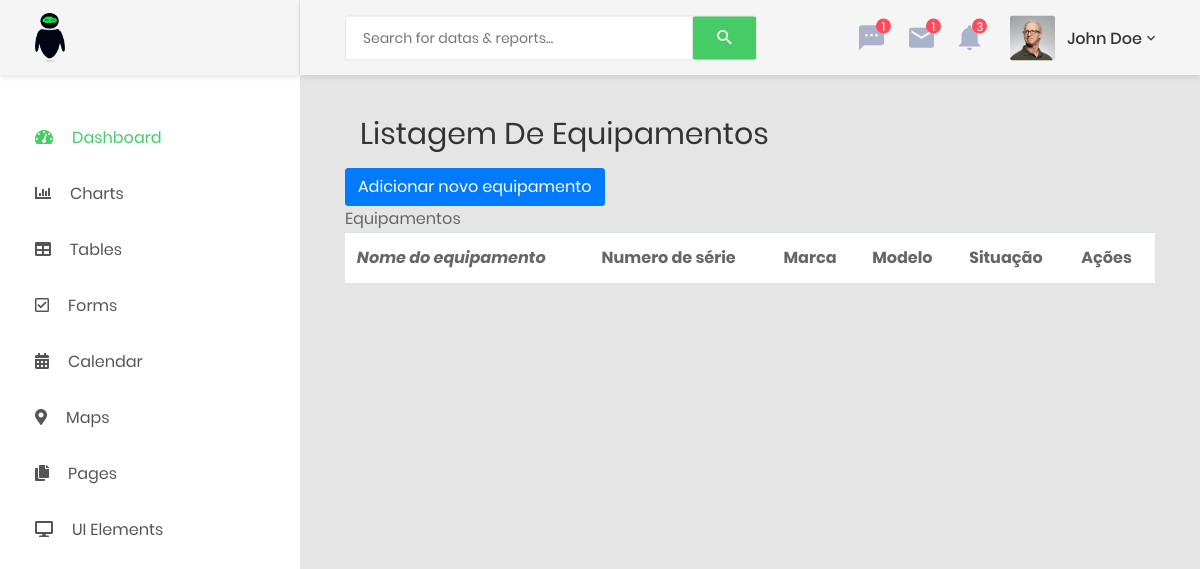
The page /index.php/equipamento on the database as committed earlier.
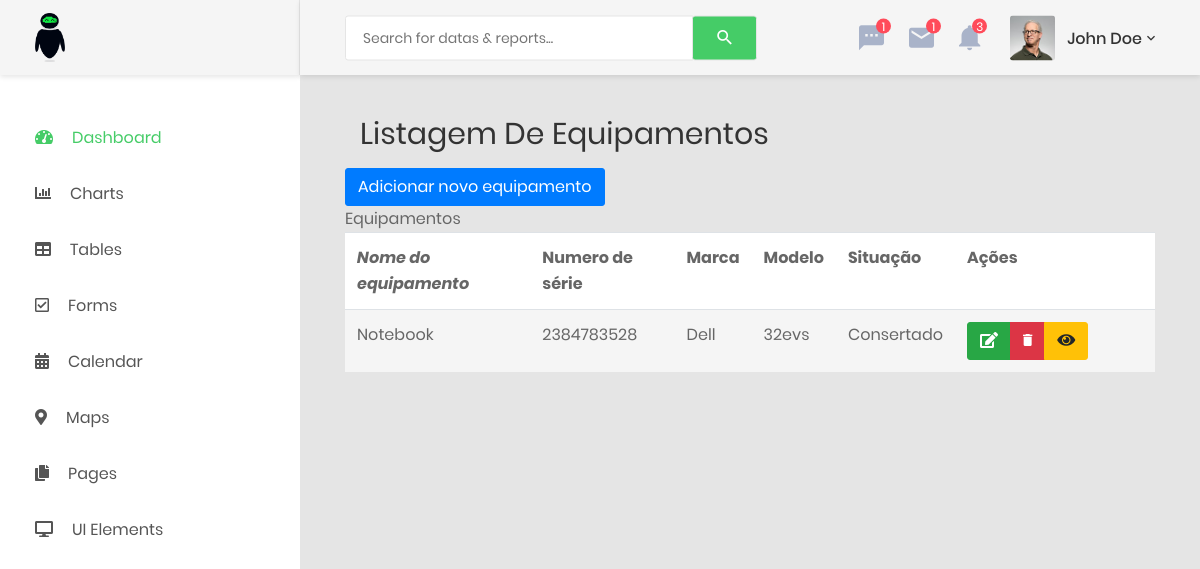
The same page on the database as committed later.
### tables this page shows
CREATE TABLE equipamento(
     id_equipamento INT NOT NULL PRIMARY KEY AUTO_INCREMENT,
    equipamento_nome VARCHAR(90) NOT NULL,
    numero_serie VARCHAR(90) NOT NULL,
marca VARCHAR(45) NOT NULL, 
modelo VARCHAR(45) NOT NULL,
situacao CHAR(1) NOT NULL 
);

### application/controllers/Equipamento.php (called while the page is built, shortened)
<?php
class Equipamento extends CI_Controller {
	public function index(){
        $coisas['equipamentos'] = $this->Equipamento_model->recuperar();
        $coisas['pagina'] = 'Listagem de equipamentos';
		$coisas ['title'] = 'listagem de todos os equipamentos - gael';
		$this->load->view('equipamentos/equipamentos', $coisas);
	}
}

### index.php (called while the page is built, shortened)
<?php
require_once BASEPATH.'core/CodeIgniter.php';

### application/models/Equipamento_model.php (called while the page is built, shortened)
<?php
class Equipamento_model extends CI_Model
{
	public function recuperar(){
		$query = $this->db->get('equipamento');
		return $query->result();
	}
}

### application/views/equipamentos/equipamentos.php (the view, shortened to what this page needs)
<?php $this->load->view('header') ?>
<div class="main-content container-fluid">
	<div class="section__content section__content--p30">
	<div class="container-fluid">
		<div class="row mb-3">
			<div class="col-md-12">
				<div class="overview-wrap">
					<h2 class="title-1"><?=$pagina; ?></h2>
				</div>
			</div>
		</div>
	</div>
<div class="row">
			<div class="col-lg-12">
				<a class="btn btn-primary" href="<?= base_url('index.php/equipamento/formAdd')?>">Adicionar novo equipamento</a>
				<section class="panel">
	              <header class="panel-heading">
	                Equipamentos
	              </header>
	              <table class="table table-striped table-advance table-hover">
	                <tbody>
	                  <tr>
	                    <th><i class="">Nome do equipamento</i></th>
	                    <th><i class=""></i>Numero de série</th>
	                    <th><i class=""></i>Marca</th>
						<th><i class=""></i>Modelo</th>
                        <th><i class=""></i>Situação</th>
                        <th><i class=""></i>Ações</th>
	                  </tr>
	                  <?php foreach ($equipamentos as $eq) {
	                  	?>
	                  <tr>
	                    <td><?php echo $eq->equipamento_nome;?></td>
	                    <td><?php echo $eq->numero_serie;?></td>
						<td>
                            <?= $eq->marca;?>
						</td>
						<td>
							<?= $eq->modelo; ?>
						</td>
						<td>
                            <?php
                                if ($eq->situacao == "0") {
                                    echo "Consertado";
                                }elseif ($eq->situacao == "1") {
                                    echo "Não consertado";
																}elseif ($eq->situacao == "2") {
																	echo "Parcialmente consertado";
																}else{
                                    echo "Database error";
                                }
                            ?>
						</td>
                        <td width="200px">
	                      <div class="btn-group">
	                        <a title="editar" class="btn btn-success" href="<?php echo base_url('index.php/equipamento/editar/')?><?=$eq->id_equipamento;?>">
	                        	<i class="fa fa-edit"></i></a>
	                        <a title="excluir" class="btn btn-danger" href="<?php echo base_url('index.php/equipamento/deletar/')?><?=$eq->id_equipamento;?>">
									<i class="zmdi zmdi-delete"></i>
							</a>
							<a title="visualizar meta" class="btn btn-warning" href="<?php echo base_url('index.php/equipamento/view/')?><?=$eq->id_equipamento;?>">
	                        	<i class="fa fa-eye"></i>
	                        </a>
	                      </div>
	                    </td>
	                  </tr>
	              	<?php } ?>
	                </tbody>
	              </table>
	            </section>
			</div>
		</div>
</div>
<?php $this->load->view('footer') ?>

### application/views/header.php (shortened to what this page needs)
<!DOCTYPE html>
<html lang="pt">
<head>
    <link href="<?= base_url('assets/css/font-face.css');?>" rel="stylesheet" media="all">
    <link href="<?= base_url('assets/vendor/font-awesome-4.7/css/font-awesome.min.css');?>" rel="stylesheet" media="all">
    <link href="<?= base_url('assets/vendor/font-awesome-5/css/fontawesome-all.min.css');?>" rel="stylesheet" media="all">
    <link href="<?= base_url('assets/vendor/mdi-font/css/material-design-iconic-font.min.css');?>" rel="stylesheet" media="all">
    <link href="<?= base_url('assets/vendor/bootstrap-4.1/bootstrap.min.css');?>" rel="stylesheet" media="all">
    <link href="<?= base_url('assets/vendor/animsition/animsition.min.');?>" rel="stylesheet" media="all">
    <link href="<?= base_url('assets/vendor/bootstrap-progressbar/bootstrap-progressbar-3.3.4.min.css');?>" rel="stylesheet" media="all">
    <link href="<?= base_url('assets/vendor/wow/animate.css');?>" rel="stylesheet" media="all">
    <link href="<?= base_url('assets/vendor/css-hamburgers/hamburgers.min.css');?>" rel="stylesheet" media="all">
    <link href="<?= base_url('assets/vendor/slick/slick.css');?>" rel="stylesheet" media="all">
    <link href="<?= base_url('assets/vendor/select2/select2.min.css');?>" rel="stylesheet" media="all">
    <link href="<?= base_url('assets/vendor/perfect-scrollbar/perfect-scrollbar.css');?>" rel="stylesheet" media="all">
    <link href="<?= base_url('assets/css/theme.css');?>" rel="stylesheet" media="all">
</head>
<body class="animsition">
  <div class="page-wrapper">
        <aside class="menu-sidebar d-none d-lg-block">
            <div class="logo">
                <a href="<?= base_url('index.php/gael/home');?>">
                    <img class="logo-gael" src="<?= base_url('assets/images/gael.png');?>" alt="Logo gael" />
                </a>
            </div>
            <div class="menu-sidebar__content js-scrollbar1">
                <nav class="navbar-sidebar">
                    <ul class="list-unstyled navbar__list">
                        <li class="active has-sub">
                            <a class="js-arrow" href="#">
                                <i class="fas fa-tachometer-alt"></i>Dashboard</a>
                        </li>
                        <li>
                            <a href="chart.html">
                                <i class="fas fa-chart-bar"></i>Charts</a>
                        </li>
                        <li>
                            <a href="table.html">
                                <i class="fas fa-table"></i>Tables</a>
                        </li>
                        <li>
                            <a href="form.html">
                                <i class="far fa-check-square"></i>Forms</a>
                        </li>
                        <li>
                            <a href="calendar.html">
                                <i class="fas fa-calendar-alt"></i>Calendar</a>
                        </li>
                        <li>
                            <a href="map.html">
                                <i class="fas fa-map-marker-alt"></i>Maps</a>
                        </li>
                        <li class="has-sub">
                            <a class="js-arrow" href="#">
                                <i class="fas fa-copy"></i>Pages</a>
                        </li>
                        <li class="has-sub">
                            <a class="js-arrow" href="#">
                                <i class="fas fa-desktop"></i>UI Elements</a>
                        </li>
                    </ul>
                </nav>
            </div>
        </aside>
   <div class="page-container">
            <header class="header-desktop">
                <div class="section__content section__content--p30">
                    <div class="container-fluid">
                        <div class="header-wrap">
                            <form class="form-header" action="" method="POST">
                                <input class="au-input au-input--xl" type="text" name="search" placeholder="Search for datas &amp; reports..." />
                                <button class="au-btn--submit" type="submit">
                                    <i class="zmdi zmdi-search"></i>
                                </button>
                            </form>
                            <div class="header-button">
                                <div class="noti-wrap">
                                    <div class="noti__item js-item-menu">
                                        <i class="zmdi zmdi-comment-more"></i>
                                        <span class="quantity">1</span>
                                    </div>
                                    <div class="noti__item js-item-menu">
                                        <i class="zmdi zmdi-email"></i>
                                        <span class="quantity">1</span>
                                    </div>
                                    <div class="noti__item js-item-menu">
                                        <i class="zmdi zmdi-notifications"></i>
                                        <span class="quantity">3</span>
                                    </div>
                                </div>
                                <div class="account-wrap">
                                    <div class="account-item clearfix js-item-menu">
                                        <div class="image">
                                            <img src="<?= base_url('assets/images/icon/avatar-01.jpg')?>" alt="John Doe" />
                                        </div>
                                        <div class="content">
                                            <a class="js-acc-btn" href="#">john doe</a>
                                        </div>
                                    </div>
                                </div>
                            </div>
                        </div>
                    </div>
                </div>
            </header>

### application/views/footer.php (shortened to what this page needs)
</body>
</html>

Rows that differ between the two databases and show on the page:
added equipamento: equipamento_nome "Notebook", numero_serie "2384783528", marca "Dell", modelo "32evs", situacao "Consertado"
